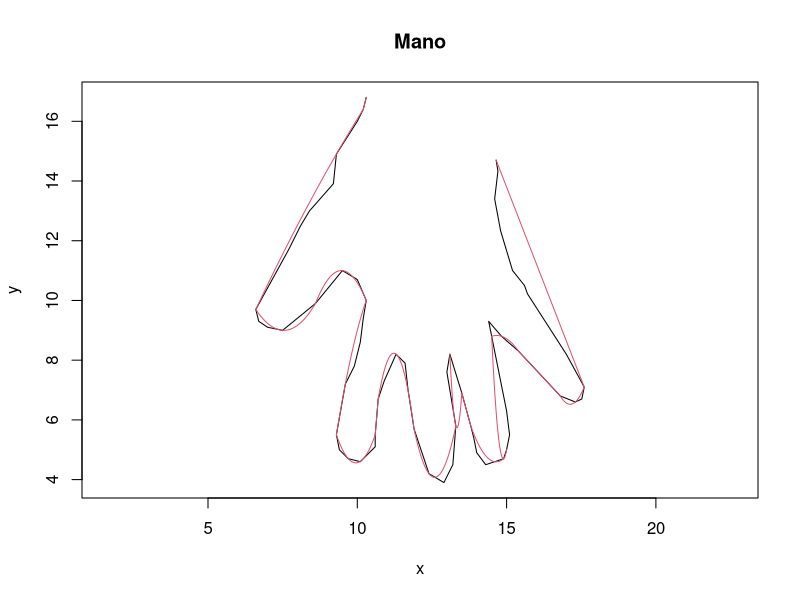

Reproduce this figure in R.

rm(list=ls())

metodo <- "fmm"  # metodos : ("fmm","natural","periodic") 

graf <- function(arr1,arr2, color)
{
  points(arr1,arr2, pch=7, cex=0.5, col = color, asp=1,xlab="X", ylab="Y", main="Diagrama ")
}

# esto, dadas dos listas, encuentra los 3 mejores puntos para spline, tomando los dos extremos y alguno intermedio
findMin <- function(lisx, lisy, liminf, limsup)
{
  errmin <- 0
  pt     <- 0
  prim   <- TRUE
  intersec  <- 0
  bstintrsc <- 0
  
  for( i in liminf:limsup)
  {
    valx <-          lisx[liminf]
    valx <- c( valx, lisx[i] )
    valx <- c( valx, lisx[limsup] )
    
    valy <-          lisy[liminf]
    valy <- c( valy, lisy[i] )
    valy <- c( valy, lisy[limsup] )
    
    sumerr <- 0    
    
    ttam <- limsup - liminf
    ret  <- spline( valx , valy , n = ttam , method = metodo)
    ry   <- ret$y
    
    intersec <- 0
    
    #lines(spline(valx, valy, n = ttam, method = metodo), col = 3)
    
    for( j in 1:ttam )
    {
      if (lisy[ liminf + j ] ==  ry[ j ])
      {
        intersec <- intersec + 1
        #cat (lisy[ liminf + j ]  ,"-----",  ry[ j ],"\n")
      }
      sumerr <- sumerr + abs( lisy[ liminf + j ] -  ry[ j ] ) 
    }
    if ( !is.nan( sumerr ) && ( prim || sumerr < errmin ) )
    {
      errmin <- sumerr
      pt     <- i 
      prim   <- FALSE
      bstintrsc <- intersec
    }
  }
  #cat("best intersectioon : " , bstintrsc," \n")
  #cat ("final : ",errmin ,"    ",pt,"\n")
  return( c(pt,errmin,bstintrsc) )
}

puntos <- function(x,y)
{
  totintersect <- 0
  increm <- 1.4
  errorinicial  <- 1
  erroraceptado <- errorinicial
  puntos <- c(1)
  top    <- 1 
  min    <- c(Inf,Inf,Inf,Inf,Inf)# de, medio , hasta, valor, puntos intersectantes 
  i      <- 1
  prim   <- TRUE
  len    <- 0 # longitud del tramo actual 
  
  while ( top != length(x) )
  {
    if ( i - top >= 1)
    {
      ret <- findMin(x,y,top,i) 
      
      if ( abs(min[4] - ret[2]) <= erroraceptado || prim) # si se encuentran otros valores que minimicen el error, se guardan. o si es el primer valor revisado
      {
        min <- c( top ,ret[1], i, ret[2],ret[3])
        prim = FALSE
        erroraceptado <- erroraceptado + increm*(len/length(x)) # para darle mas 
        len <- 1 # se reinicia la longitud actual 
      }
      else
      {
        len <- len + 1 # aumenta la longitud del tramo actual
      }
      
      if ( i >= length(x) )
      {
        nx <- c( x[ min[1] ], x[ min[2] ] , x[ min[3] ] )
        ny <- c( y[ min[1] ], y[ min[2] ] , y[ min[3] ] )
        lines(spline(nx, ny, n = 200, method = metodo ), col = 2)
        
        #curve(spline(nx, ny, n = 200, method = metodo ), col = 2)
        
        erroraceptado <- errorinicial # reiniciar el error aceptado
        
        cat("desde : ",min[1],"\tpunto medio : ",min[2], "\thasta : ",min[3], "\terror : ",min[4],"\tpuntos intersectantes : ",min[5],"\n")
        totintersect <- totintersect + min[5]
        if ( min[2] == puntos[ length( puntos ) ] ) 
        {
          puntos <- c( puntos,min[ 3 ] ) # min[1] en teoria es el ultimo de los anteriores, entonces ya esta 
        }
        else
        {
          puntos <- c( puntos,min[ 2:3 ] )
        }
        
        top <- min[3]
        i   <- top
        
        min  <- c(Inf,Inf,Inf,Inf,Inf)# de, medio , hasta, valor, interseccion
        prim <- TRUE
      }
      else 
      {
        i <- i + 1  
      }
    }
    else 
    {
      i <- i + 1  
    }
    
    if ( i >= length(x) ) # por si acaso :v 
    {
      i <- length(x)
    }
  }
  cat("\n\nlen : ",length(puntos),"\ttotal de puntos intersectantes : ",totintersect,"\n",puntos,"\n")
}

# datos originales 
#x=c(14.65, 14.71, 14.6, 14.8, 15.2, 15.6, 15.7, 17.0, 17.6, 17.52, 17.3, 16.8, 15.4, 14.83, 14.4, 14.5, 15.0, 15.1, 15.0, 14.9, 14.6, 14.3, 14.0, 13.9, 13.8, 13.5, 13.1, 13.0, 13.3, 13.2, 13.1, 12.9, 12.4, 11.9, 11.7, 11.6, 11.3, 10.9, 10.7, 10.6, 10.6, 10.1, 9.7, 9.4, 9.3, 9.6, 9.9, 10.1, 10.2, 10.3, 9.10, 8.6, 7.5, 7.0, 6.7, 6.6, 7.70, 8.00, 8.10, 8.40,9.20, 9.30, 10, 10.2, 10.3, 10.0, 9.50)                                                                                                       
#y=c(14.7, 14.33, 13.4, 12.33, 11.0, 10.5, 10.22, 8.20, 7.10, 6.70, 6.60, 6.80, 8.30, 8.80, 9.30, 8.80, 6.30, 5.50, 5.00, 4.70, 4.60, 4.50, 4.90, 5.40, 5.80, 6.90, 8.20, 7.60, 5.80, 4.50, 4.30, 3.90, 4.20, 5.70, 7.00, 7.90, 8.20, 7.30, 6.70, 5.50, 5.10, 4.60, 4.7, 5.0, 5.5, 7.2, 7.8, 8.60, 9.40, 10.0, 10.7, 9.9, 9.0, 9.1, 9.3, 9.7, 11.7, 12.3, 12.5, 13.0,13.91, 14.9, 16, 16.4, 16.8, 10.7, 11.0)     

# reorganizacion de datos 
x = c(14.65, 14.71, 14.6, 14.8, 15.2, 15.6, 15.7, 17.0, 17.6, 17.52, 17.3, 
  16.8, 15.4, 14.83, 14.4, 14.5, 
  15.0, 15.1, 15.0, 14.9, 14.6, 14.3, 14.0, 13.9, 13.8, 13.5, 13.1, 13.0, 
  13.3, 13.2, 13.1, 12.9, 12.4, 11.9, 11.7, 11.6, 11.3, 10.9, 
  10.7, 10.6, 10.6, 10.1, 9.7, 9.4, 9.3, 9.6, 9.9, 10.1, 10.2, 10.3,  10.0, 9.5, 
  8.6, 7.5, 7.0, 6.7, 6.6, 7.7, 
  8.0, 8.1, 8.4, 9.2, 9.3, 10, 10.2, 10.3)

y = c(14.7, 14.33, 13.4, 12.33, 11.0, 10.5, 10.22, 8.2, 7.1, 6.7, 6.6, 
  6.8, 8.3, 8.8, 9.3, 8.8, 
  6.3, 5.5, 5.0, 4.7, 4.6, 4.5, 4.9, 5.4, 5.8, 6.9, 8.2, 7.6, 
  5.8, 4.5, 4.3, 3.9, 4.2, 5.7, 7.0, 7.9, 8.2, 7.3, 
  6.7, 5.5, 5.1, 4.6, 4.7, 5.0, 5.5, 7.2, 7.8, 8.6, 9.4, 10.0,  10.7, 11.0, 
  9.9, 9.0, 9.1, 9.3, 9.7, 11.7, 
  12.3, 12.5, 13.0, 13.91, 14.9, 16, 16.4, 16.8)

plot(x,y,type="l",asp=1,main="Mano")

## de cada uno de estos cortes deberian terminar quedando unos 3 puntos 

# esta parte ya muestra la mano, por mal que quede, pero es una mano 
c1 = 9
c2 = 15
c3 = 27
c4 = 37
c5 = 52
c6 = 56
c7 = length(x)

a <- 1
b <- c1 /2 
#puntos(x[a:b],y[a:b])


#x = c(14.65, 14.71, 14.6,  14.8, 15.2, 15.6,  15.7, 17.0, 17.6, 17.52, 17.3) 

#y = c(14.7 , 14.33, 13.4, 12.33, 11.0, 10.5, 10.22,  8.2,  7.1,   6.7,  6.6) 


puntos(x,y)
